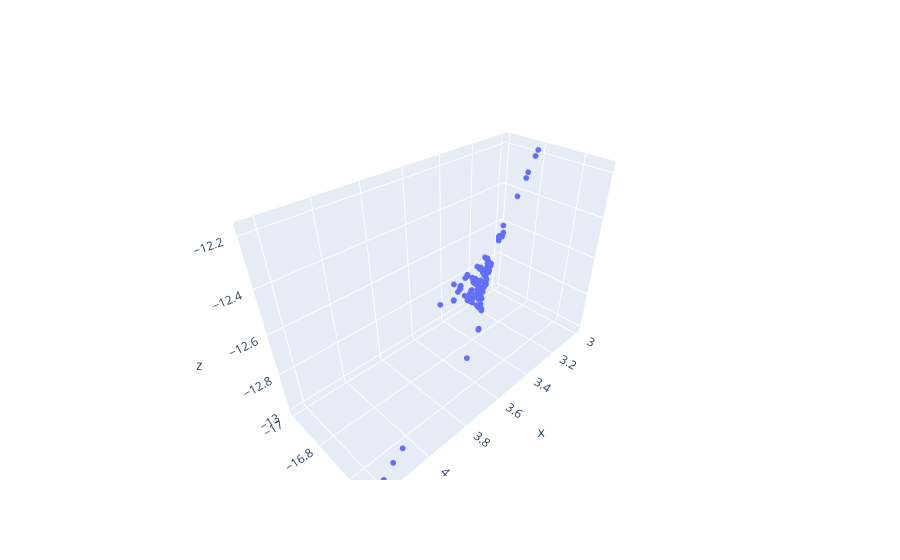

Notebook code for this chart:
### Code cell
cf = generate_composite_front(objectives, objectives2)
fig2 = go.Figure(data=go.Scatter3d(x=cf[:,0],
                                   y=cf[:,1],
                                   z=cf[:,2],
                                   mode="markers",
                                   marker_size=2))
fig2
